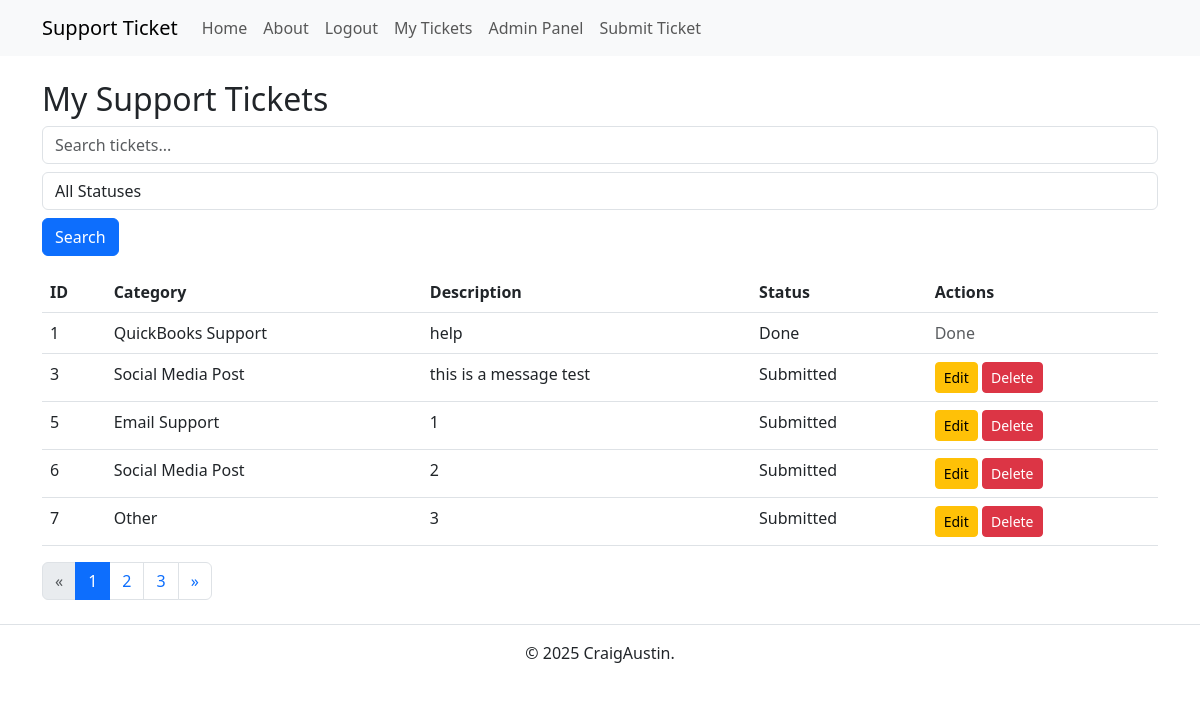
Page /tickets (signed in) on the earlier database version.
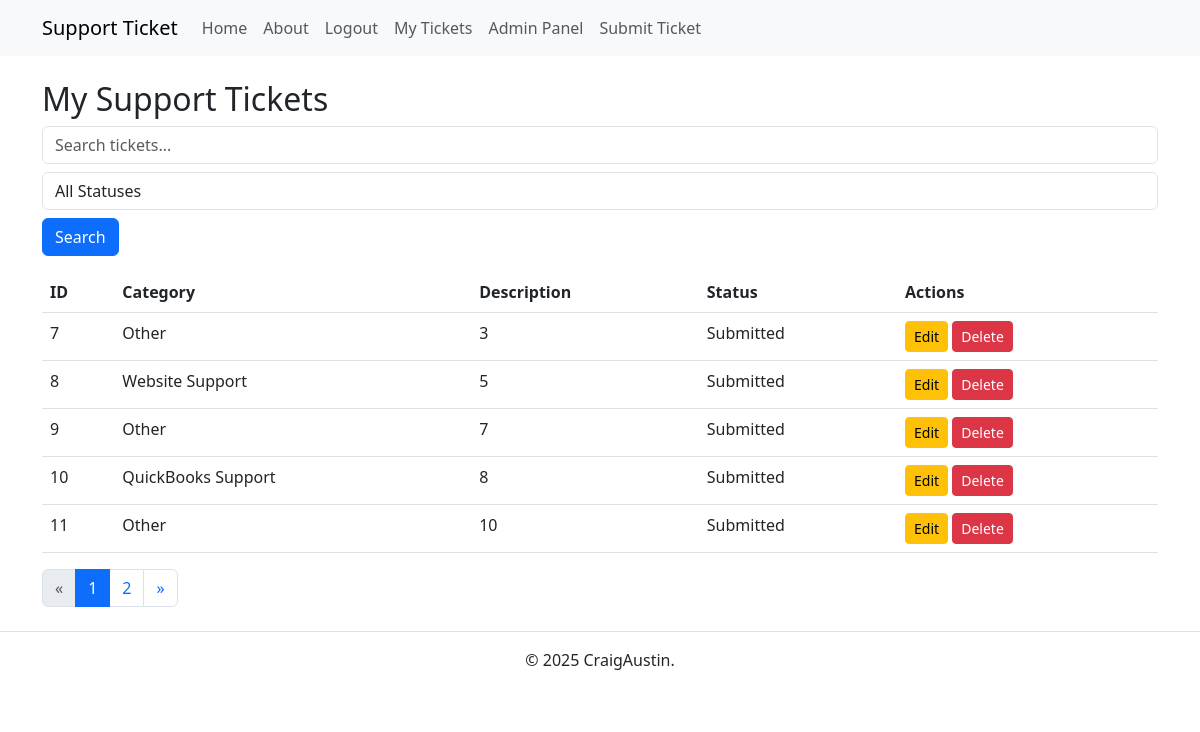
Same page on the later database version.
### app.py (models this page shows)
class Ticket(db.Model):
    id = db.Column(db.Integer, primary_key=True)
    user_id = db.Column(db.Integer, db.ForeignKey('user.id'), nullable=False)
    category = db.Column(db.String(100), nullable=False)
    description = db.Column(db.Text, nullable=False)
    status = db.Column(db.String(20), default='Submitted')
    user = db.relationship('User', backref=db.backref('tickets', lazy=True))

### app.py (the view)
@app.route('/tickets', methods=['GET'])
@login_required
def view_tickets():
    search_query = request.args.get('search', '')
    status_filter = request.args.get('status_filter', '')
    tickets_query = Ticket.query.filter_by(user_id=current_user.id)
    if search_query:
        tickets_query = tickets_query.filter(
            Ticket.category.ilike(f"%{search_query}%") |
            Ticket.description.ilike(f"%{search_query}%")
        )
    if status_filter:
        tickets_query = tickets_query.filter_by(status=status_filter)
    page, per_page, offset = get_page_args(page_parameter='page', per_page_parameter='per_page')
    per_page = 5
    total = tickets_query.count()
    tickets = tickets_query.offset(offset).limit(per_page).all()
    pagination = Pagination(page=page, per_page=per_page, total=total, css_framework='bootstrap4')
    return render_template('tickets.html', tickets=tickets, pagination=pagination)

### app.py (called while the page is built)
@login_manager.user_loader
def load_user(user_id):
    return User.query.get(int(user_id))

### templates/tickets.html (shortened to what this page needs)
{% extends 'base.html' %}
{% block content %}
<h2>My Support Tickets</h2>
{% if tickets %}
<form method="GET" action="{{ url_for('view_tickets') }}" class="mb-3">
    <input type="text" name="search" placeholder="Search tickets..." class="form-control"
        value="{{ request.args.get('search', '') }}">
    <select name="status_filter" class="form-control mt-2">
        <option value="">All Statuses</option>
    </select>
    <button type="submit" class="btn btn-primary mt-2">Search</button>
</form>
<table class="table">
    <thead>
        <tr>
            <th>ID</th>
            <th>Category</th>
            <th>Description</th>
            <th>Status</th>
            <th>Actions</th>
        </tr>
    </thead>
    <tbody>
        {% for ticket in tickets %}
        <tr>
            <td>{{ ticket.id }}</td>
            <td>{{ ticket.category }}</td>
            <td>{{ ticket.description }}</td>
            <td>{{ ticket.status }}</td>
            <td>
                {% if ticket.user_id == current_user.id %}
                {% if ticket.status != "Done" %}
                <a href="{{ url_for('edit_ticket', ticket_id=ticket.id) }}" class="btn btn-warning btn-sm">Edit</a>
                <form action="{{ url_for('delete_ticket', ticket_id=ticket.id) }}" method="POST" style="display:inline;"
                    onsubmit="return confirm('Are you sure you want to delete this ticket?');">
                    <button type="submit" class="btn btn-danger btn-sm">Delete</button>
                </form>
                {% else %}
                <span class="text-muted">Done</span>
                {% endif %}
                {% endif %}
            </td>
        </tr>
        {% endfor %}
    </tbody>
</table>
<div class="pagination-container">
    {{ pagination.links }}
</div>
{% else %}
<p>You have no submitted tickets.</p>
{% endif %}
{% endblock %}

### templates/base.html (shortened to what this page needs)
<!DOCTYPE html>
<html lang="en">
<head>
    <link rel="stylesheet" href="{{ url_for('static', filename='styles.css') }}">
    <link href="https://cdn.jsdelivr.net/npm/bootstrap@5.3.0/dist/css/bootstrap.min.css" rel="stylesheet">
</head>
<body>
    <nav class="navbar navbar-expand-lg navbar-light bg-light">
        <div class="container">
            <a class="navbar-brand" href="{{ url_for('index') }}">Support Ticket</a>
            <div class="collapse navbar-collapse" id="navbarNav">
                <ul class="navbar-nav">
                    <li class="nav-item">
                        <a class="nav-link" href="{{ url_for('index') }}">Home</a>
                    </li>
                    <li class="nav-item">
                        <a class="nav-link" href="{{ url_for('about') }}">About</a>
                    </li>
                    {% if current_user.is_authenticated %}
                    <li class="nav-item">
                        <a class="nav-link" href="{{ url_for('logout') }}">Logout</a>
                    </li>
                    <li class="nav-item">
                        <a class="nav-link" href="{{ url_for('view_tickets') }}">My Tickets</a>
                    </li>
                    {% if current_user.is_admin %}
                    <li class="nav-item">
                        <a class="nav-link" href="{{ url_for('admin_tickets') }}">Admin Panel</a>
                    </li>
                    {% endif %}
                    <li class="nav-item">
                        <a class="nav-link" href="{{ url_for('submit_ticket') }}">Submit Ticket</a>
                    </li>
                    {% endif %}
                </ul>
            </div>
        </div>
    </nav>
    <div class="container mt-4">
        {% block content %}{% endblock %}
    </div>
    <footer class="text-center mt-4 py-3 border-top">
        <p>&copy; 2025 CraigAustin.</p>
    </footer>
</body>
</html>

### static/styles.css (style rules this page uses)
*, *::before, *::after { box-sizing: border-box; }
* { margin: 0; }
body { line-height: 1.5; -webkit-font-smoothing: antialiased; }
input, button, textarea, select { font: inherit; }
p, h1, h2, h3, h4, h5, h6 { overflow-wrap: break-word; }
p { text-wrap: pretty; }
h1, h2, h3, h4, h5, h6 { text-wrap: balance; }

Differences in the rows shown:
removed Ticket: id "1", category "QuickBooks Support", description "help", status "Done"
removed Ticket: id "3", category "Social Media Post", description "this is a message test", status "Submitted"
removed Ticket: id "5", category "Email Support", description "1", status "Submitted"
removed Ticket: id "6", category "Social Media Post", description "2", status "Submitted"
now on this page (row unchanged): Ticket: id "8", category "Website Support", description "5", status "Submitted"
now on this page (row unchanged): Ticket: id "9", category "Other", description "7", status "Submitted"
now on this page (row unchanged): Ticket: id "10", category "QuickBooks Support", description "8", status "Submitted"
now on this page (row unchanged): Ticket: id "11", category "Other", description "10", status "Submitted"
Other differences:
{{ pagination.links }}: "« 1 2 3 »" → "« 1 2 »"
